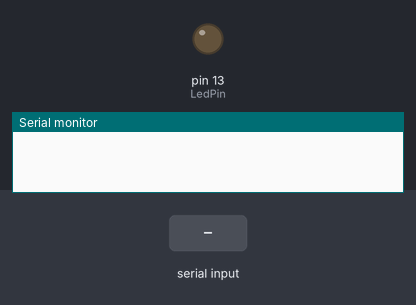
Bench run of a sketch on a simulated Arduino Uno, built with avr-gcc and run on an emulated ATmega328P. On the bench: output pins drawn as LEDs (lit = HIGH), the last lines printed to the serial monitor. Inputs (shaded band) come from the test bench.

Above: at 1.2 s.
1.3 s: "q90\n" received over Serial
At 2.1 s:
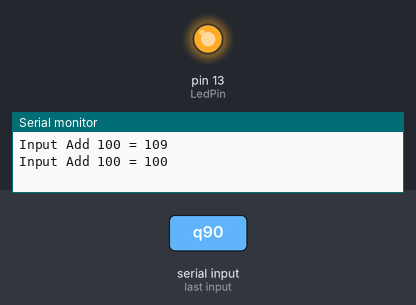
2.8 s: "w90\n" received over Serial
At 3.3 s:
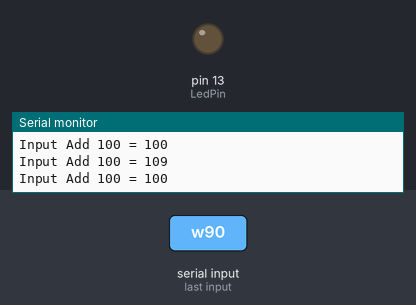
4.3 s: "q,45\n" received over Serial
At 5.6 s:
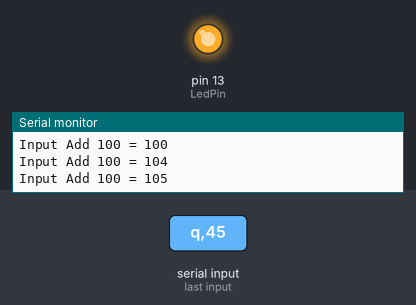
Timing chart, 0 to 7.3 s (numbered marks = the images above; inputs shaded):
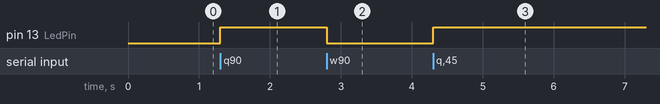

Measured:
- after the input at 1.3 s, pin 13 (LedPin): LOW → HIGH at once
- after the input at 2.8 s, pin 13 (LedPin): HIGH → LOW at once
- after the input at 4.3 s, pin 13 (LedPin): LOW → HIGH at once

The sketch:

raspberry_pi_connection.ino
```cpp
int LedPin = 13;
char cmd;
void setup()
{
  pinMode(LedPin,OUTPUT);
  Serial.begin(9600); //set baud rate = 9600
}

void loop()
{
  while (Serial.available()) //connected
  {
    cmd = Serial.read();
    if(cmd == 'q') //press 'q' to turn on LED
    {
      digitalWrite(LedPin,HIGH);
    }
    else if(cmd == 'w') //press 'w' to turn off LED
    {
      digitalWrite(LedPin,LOW);
    }
    else if(cmd >= '0' && cmd <='9') //input value 0~9,  return value + 100
    {
      Serial.print("Input Add 100 = ");
      Serial.println(cmd - '0' + 100);
    }
  }
}
```
